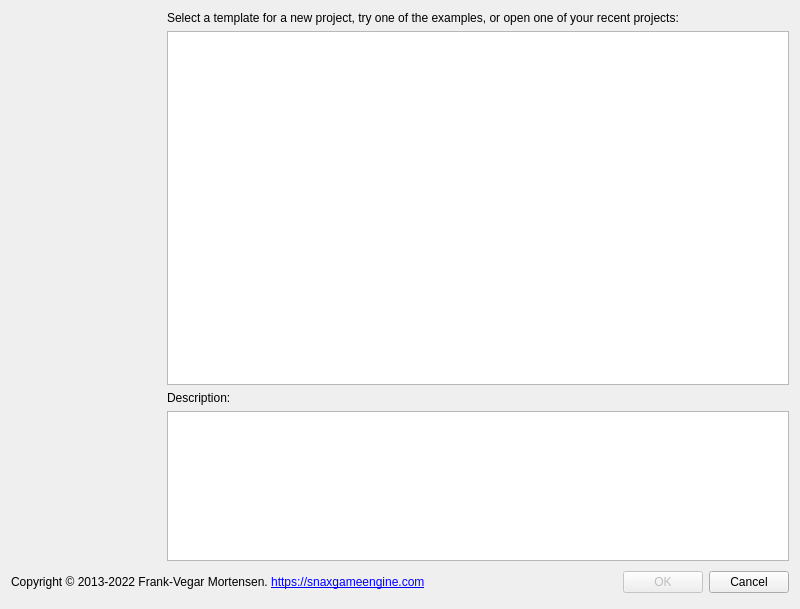
<?xml version="1.0" encoding="UTF-8"?>
<ui version="4.0">
 <class>NewProjectDialog</class>
 <widget class="QDialog" name="NewProjectDialog">
  <property name="geometry">
   <rect>
    <x>0</x>
    <y>0</y>
    <width>800</width>
    <height>609</height>
   </rect>
  </property>
  <property name="windowTitle">
   <string>Welcome to SnaX Game Engine</string>
  </property>
  <property name="modal">
   <bool>true</bool>
  </property>
  <layout class="QVBoxLayout" name="verticalLayout_2">
   <item>
    <layout class="QHBoxLayout" name="horizontalLayout">
     <item>
      <widget class="QLabel" name="label">
       <property name="minimumSize">
        <size>
         <width>150</width>
         <height>0</height>
        </size>
       </property>
       <property name="text">
        <string/>
       </property>
       <property name="pixmap">
        <pixmap resource="editorapp.qrc">:/EditorApp/Resources/startlogo.png</pixmap>
       </property>
       <property name="alignment">
        <set>Qt::AlignLeading|Qt::AlignLeft|Qt::AlignVCenter</set>
       </property>
      </widget>
     </item>
     <item>
      <layout class="QVBoxLayout" name="verticalLayout">
       <item>
        <widget class="QLabel" name="label_3">
         <property name="text">
          <string>Select a template for a new project, try one of the examples, or open one of your recent projects:</string>
         </property>
        </widget>
       </item>
       <item>
        <widget class="QTreeWidget" name="treeWidget">
         <property name="uniformRowHeights">
          <bool>true</bool>
         </property>
         <property name="sortingEnabled">
          <bool>true</bool>
         </property>
         <property name="headerHidden">
          <bool>true</bool>
         </property>
         <column>
          <property name="text">
           <string>Name</string>
          </property>
         </column>
        </widget>
       </item>
       <item>
        <widget class="QLabel" name="label_4">
         <property name="text">
          <string>Description:</string>
         </property>
        </widget>
       </item>
       <item>
        <widget class="QPlainTextEdit" name="descriptionTextEdit">
         <property name="maximumSize">
          <size>
           <width>16777215</width>
           <height>150</height>
          </size>
         </property>
         <property name="readOnly">
          <bool>true</bool>
         </property>
        </widget>
       </item>
      </layout>
     </item>
    </layout>
   </item>
   <item>
    <layout class="QHBoxLayout">
     <property name="spacing">
      <number>6</number>
     </property>
     <property name="leftMargin">
      <number>0</number>
     </property>
     <property name="topMargin">
      <number>0</number>
     </property>
     <property name="rightMargin">
      <number>0</number>
     </property>
     <property name="bottomMargin">
      <number>0</number>
     </property>
     <item>
      <widget class="QLabel" name="label_2">
       <property name="text">
        <string>Copyright © 2013-2022 Frank-Vegar Mortensen. &lt;a href=&quot;https://snaxgameengine.com/&quot;&gt;https://snaxgameengine.com&lt;/a&gt;</string>
       </property>
       <property name="openExternalLinks">
        <bool>true</bool>
       </property>
      </widget>
     </item>
     <item>
      <spacer>
       <property name="orientation">
        <enum>Qt::Horizontal</enum>
       </property>
       <property name="sizeHint" stdset="0">
        <size>
         <width>131</width>
         <height>31</height>
        </size>
       </property>
      </spacer>
     </item>
     <item>
      <widget class="QPushButton" name="okButton">
       <property name="enabled">
        <bool>false</bool>
       </property>
       <property name="text">
        <string>OK</string>
       </property>
      </widget>
     </item>
     <item>
      <widget class="QPushButton" name="cancelButton">
       <property name="text">
        <string>Cancel</string>
       </property>
      </widget>
     </item>
    </layout>
   </item>
  </layout>
 </widget>
 <resources>
  <include location="editorapp.qrc"/>
 </resources>
 <connections>
  <connection>
   <sender>okButton</sender>
   <signal>clicked()</signal>
   <receiver>NewProjectDialog</receiver>
   <slot>accept()</slot>
   <hints>
    <hint type="sourcelabel">
     <x>278</x>
     <y>253</y>
    </hint>
    <hint type="destinationlabel">
     <x>96</x>
     <y>254</y>
    </hint>
   </hints>
  </connection>
  <connection>
   <sender>cancelButton</sender>
   <signal>clicked()</signal>
   <receiver>NewProjectDialog</receiver>
   <slot>reject()</slot>
   <hints>
    <hint type="sourcelabel">
     <x>369</x>
     <y>253</y>
    </hint>
    <hint type="destinationlabel">
     <x>179</x>
     <y>282</y>
    </hint>
   </hints>
  </connection>
 </connections>
</ui>
